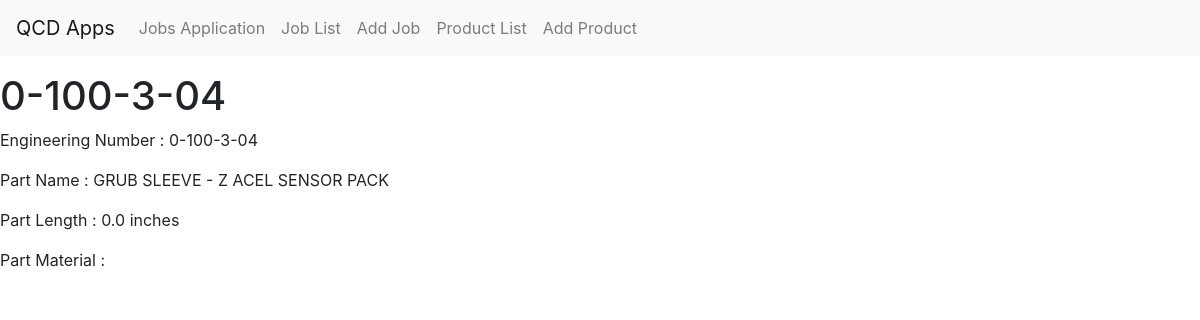
The page /jobs/products/0-100-3-04/ on the database its author committed.
### jobs/models.py (models this page shows, shortened)
class Product(models.Model):
    qb_number = models.CharField(max_length=50, unique=True,
                                 verbose_name="Quick Books Number")
    eng_number = models.CharField(max_length=50,
                                  verbose_name="Engineering Number")
    part_name = models.CharField(max_length=200,
                                 verbose_name="Part Name")
    part_length = models.FloatField(max_length=10, blank=True,
                                    verbose_name="Part Length (inches)")
    part_material = models.CharField(max_length=20, blank=True,
                                     verbose_name="Part Material")
    class Meta:
        ordering = ['qb_number']

### jobs/views.py (the view)
# urls.py: path('products/<str:qb_number>/', views.product_detail, name="product_detail"),
def product_detail(request, qb_number):
    product = Product.objects.get(qb_number=qb_number)
    if product.qb_number == qb_number:
        return render(request, 'product_details.html', {'product': product})
    else:
        return render(request, 'products.html', {})

### jobs/templates/product_details.html (shortened to what this page needs)
{% extends 'base.html' %}
{% load static %}
{% block page_content %}
    <h1>{{ product.qb_number }}</h1>
    <p>Engineering Number : {{ product.eng_number }}</p>
    <p>Part Name : {{ product.part_name }}</p>
    <p>Part Length : {{ product.part_length }} inches</p>
    <p>Part Material : {{ product.part_material }}</p>
{% endblock %}

### rows shown on the page
Product: qb_number "0-100-3-04", eng_number "0-100-3-04", part_name "GRUB SLEEVE - Z ACEL SENSOR PACK", part_length "0.0"
